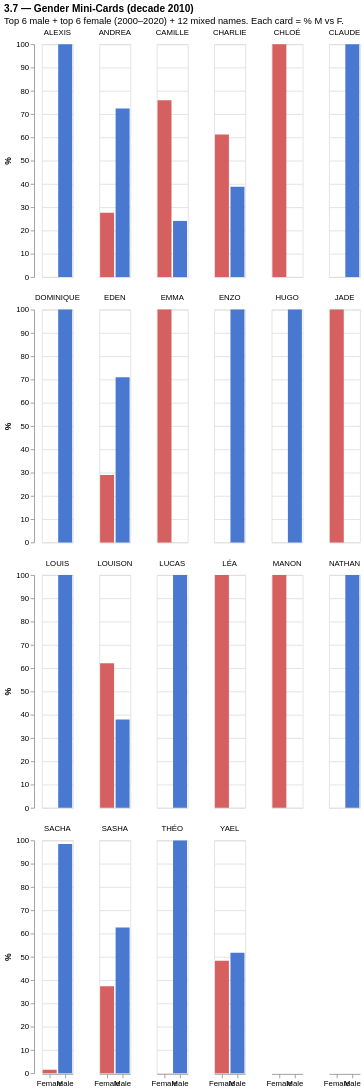

This figure's notebook cell:
### Markdown cell above
## 3.7 — Gender mini-cards (small multiples)

### Code cell
# Sélection diverse : top 6 M + top 6 F des années 2000-2020 + 12 prénoms mixtes connus
top6m = nat[(nat['sexe']==1) & (nat['annais']>=2000)].groupby('preusuel')['nombre'].sum().nlargest(6).index.tolist()
top6f = nat[(nat['sexe']==2) & (nat['annais']>=2000)].groupby('preusuel')['nombre'].sum().nlargest(6).index.tolist()
mixed_known = ['CAMILLE','DOMINIQUE','CLAUDE','ALEXIS','CHARLIE','ANDREA',
               'SACHA','EDEN','LOUISON','CHARLIE','YAEL','SASHA']
mixed_known = [n for n in mixed_known if n not in top6m + top6f][:12]
selected24 = top6m + top6f + mixed_known

cards_data = g_piv2[g_piv2['preusuel'].isin(selected24)].copy()
cards_long = pd.melt(cards_data, id_vars=['preusuel','decade'],
                      value_vars=['male','female'], var_name='sex', value_name='births')
cards_long['sex_label'] = cards_long['sex'].map({'male':'Male','female':'Female'})
totals = cards_long.groupby(['preusuel','decade'])['births'].sum().rename('total').reset_index()
cards_long = cards_long.merge(totals, on=['preusuel','decade'])
cards_long['pct'] = (cards_long['births'] / cards_long['total'] * 100).round(1)
cards_2010 = cards_long[cards_long['decade'] == 2010].copy()
cards_2010 = cards_2010[cards_2010['preusuel'].isin(selected24)]

alt.Chart(cards_2010).mark_bar().encode(
    x=alt.X('sex_label:N', title=None, axis=alt.Axis(labelAngle=0)),
    y=alt.Y('pct:Q', title='%', scale=alt.Scale(domain=[0,100])),
    color=alt.Color('sex_label:N',
        scale=alt.Scale(domain=['Male','Female'], range=['#4878cf','#d65f5f']),
        legend=None),
    tooltip=['preusuel:N', 'sex_label:N',
             alt.Tooltip('births:Q', format=','),
             alt.Tooltip('pct:Q', title='%', format='.1f')]
).facet(
    facet=alt.Facet('preusuel:N', title=None), columns=6
).properties(
    title=alt.Title('3.7 — Gender Mini-Cards (decade 2010)',
                    subtitle='Top 6 male + top 6 female (2000–2020) + 12 mixed names. Each card = % M vs F.')
)

### Figure 1 — Vega-Lite specification as saved in the notebook (floating-point values rounded to 4 significant figures)
{"config": {"view": {"continuousWidth": 300, "continuousHeight": 300}}, "data": {"name": "data-d426f28f6578ed6a863e1077847fe76d"}, "facet": {"field": "preusuel", "title": null, "type": "nominal"}, "spec": {"mark": {"type": "bar"}, "encoding": {"color": {"field": "sex_label", "legend": null, "scale": {"domain": ["Male", "Female"], "range": ["#4878cf", "#d65f5f"]}, "type": "nominal"}, "tooltip": [{"field": "preusuel", "type": "nominal"}, {"field": "sex_label", "type": "nominal"}, {"field": "births", "format": ",", "type": "quantitative"}, {"field": "pct", "format": ".1f", "title": "%", "type": "quantitative"}], "x": {"axis": {"labelAngle": 0}, "field": "sex_label", "title": null, "type": "nominal"}, "y": {"field": "pct", "scale": {"domain": [0, 100]}, "title": "%", "type": "quantitative"}}}, "columns": 6, "title": {"text": "3.7 — Gender Mini-Cards (decade 2010)", "subtitle": "Top 6 male + top 6 female (2000–2020) + 12 mixed names. Each card = % M vs F."}, "$schema": "https://vega.github.io/schema/vega-lite/v6.4.1.json", "datasets": {"data-d426f28f6578ed6a863e1077847fe76d": [{"preusuel": "ALEXIS", "decade": 2010, "sex": "male", "births": 15000.0, "sex_label": "Male", "total": 15000.0, "pct": 100.0}, {"preusuel": "ANDREA", "decade": 2010, "sex": "male", "births": 3014.0, "sex_label": "Male", "total": 4165.0, "pct": 72.4}, {"preusuel": "CAMILLE", "decade": 2010, "sex": "male", "births": 9614.0, "sex_label": "Male", "total": 39970.0, "pct": 24.1}, {"preusuel": "CHARLIE", "decade": 2010, "sex": "male", "births": 5099.0, "sex_label": "Male", "total": 13150.0, "pct": 38.8}, {"preusuel": "CHLOÉ", "decade": 2010, "sex": "male", "births": 0.0, "sex_label": "Male", "total": 34840.0, "pct": 0.0}, {"preusuel": "CLAUDE", "decade": 2010, "sex": "male", "births": 3.0, "sex_label": "Male", "total": 3.0, "pct": 100.0}, {"preusuel": "DOMINIQUE", "decade": 2010, "sex": "male", "births": 70.0, "sex_label": "Male", "total": 70.0, "pct": 100.0}, {"preusuel": "EDEN", "decade": 2010, "sex": "male", "births": 13940.0, "sex_label": "Male", "total": 19630.0, "pct": 71.0}, {"preusuel": "EMMA", "decade": 2010, "sex": "male", "births": 0.0, "sex_label": "Male", "total": 49080.0, "pct": 0.0}, {"preusuel": "ENZO", "decade": 2010, "sex": "male", "births": 36290.0, "sex_label": "Male", "total": 36290.0, "pct": 100.0}, {"preusuel": "HUGO", "decade": 2010, "sex": "male", "births": 43430.0, "sex_label": "Male", "total": 43430.0, "pct": 100.0}, {"preusuel": "JADE", "decade": 2010, "sex": "male", "births": 0.0, "sex_label": "Male", "total": 42820.0, "pct": 0.0}, {"preusuel": "LOUIS", "decade": 2010, "sex": "male", "births": 46840.0, "sex_label": "Male", "total": 46840.0, "pct": 100.0}, {"preusuel": "LOUISON", "decade": 2010, "sex": "male", "births": 1503.0, "sex_label": "Male", "total": 3970.0, "pct": 37.9}, {"preusuel": "LUCAS", "decade": 2010, "sex": "male", "births": 51280.0, "sex_label": "Male", "total": 51280.0, "pct": 100.0}, {"preusuel": "LÉA", "decade": 2010, "sex": "male", "births": 0.0, "sex_label": "Male", "total": 32300.0, "pct": 0.0}, {"preusuel": "MANON", "decade": 2010, "sex": "male", "births": 0.0, "sex_label": "Male", "total": 35470.0, "pct": 0.0}, {"preusuel": "NATHAN", "decade": 2010, "sex": "male", "births": 43730.0, "sex_label": "Male", "total": 43730.0, "pct": 100.0}, {"preusuel": "SACHA", "decade": 2010, "sex": "male", "births": 29320.0, "sex_label": "Male", "total": 29770.0, "pct": 98.5}, {"preusuel": "SASHA", "decade": 2010, "sex": "male", "births": 5807.0, "sex_label": "Male", "total": 9280.0, "pct": 62.6}, {"preusuel": "THÉO", "decade": 2010, "sex": "male", "births": 25960.0, "sex_label": "Male", "total": 25960.0, "pct": 100.0}, {"preusuel": "YAEL", "decade": 2010, "sex": "male", "births": 237.0, "sex_label": "Male", "total": 458.0, "pct": 51.7}, {"preusuel": "ALEXIS", "decade": 2010, "sex": "female", "births": 6.0, "sex_label": "Female", "total": 15000.0, "pct": 0.0}, {"preusuel": "ANDREA", "decade": 2010, "sex": "female", "births": 1151.0, "sex_label": "Female", "total": 4165.0, "pct": 27.6}, {"preusuel": "CAMILLE", "decade": 2010, "sex": "female", "births": 30350.0, "sex_label": "Female", "total": 39970.0, "pct": 75.9}, {"preusuel": "CHARLIE", "decade": 2010, "sex": "female", "births": 8048.0, "sex_label": "Female", "total": 13150.0, "pct": 61.2}, {"preusuel": "CHLOÉ", "decade": 2010, "sex": "female", "births": 34840.0, "sex_label": "Female", "total": 34840.0, "pct": 100.0}, {"preusuel": "CLAUDE", "decade": 2010, "sex": "female", "births": 0.0, "sex_label": "Female", "total": 3.0, "pct": 0.0}, {"preusuel": "DOMINIQUE", "decade": 2010, "sex": "female", "births": 0.0, "sex_label": "Female", "total": 70.0, "pct": 0.0}, {"preusuel": "EDEN", "decade": 2010, "sex": "female", "births": 5692.0, "sex_label": "Female", "total": 19630.0, "pct": 29.0}, {"preusuel": "EMMA", "decade": 2010, "sex": "female", "births": 49080.0, "sex_label": "Female", "total": 49080.0, "pct": 100.0}, {"preusuel": "ENZO", "decade": 2010, "sex": "female", "births": 0.0, "sex_label": "Female", "total": 36290.0, "pct": 0.0}, {"preusuel": "HUGO", "decade": 2010, "sex": "female", "births": 0.0, "sex_label": "Female", "total": 43430.0, "pct": 0.0}, {"preusuel": "JADE", "decade": 2010, "sex": "female", "births": 42820.0, "sex_label": "Female", "total": 42820.0, "pct": 100.0}, {"preusuel": "LOUIS", "decade": 2010, "sex": "female", "births": 0.0, "sex_label": "Female", "total": 46840.0, "pct": 0.0}, {"preusuel": "LOUISON", "decade": 2010, "sex": "female", "births": 2467.0, "sex_label": "Female", "total": 3970.0, "pct": 62.1}, {"preusuel": "LUCAS", "decade": 2010, "sex": "female", "births": 0.0, "sex_label": "Female", "total": 51280.0, "pct": 0.0}, {"preusuel": "LÉA", "decade": 2010, "sex": "female", "births": 32300.0, "sex_label": "Female", "total": 32300.0, "pct": 100.0}, {"preusuel": "MANON", "decade": 2010, "sex": "female", "births": 35470.0, "sex_label": "Female", "total": 35470.0, "pct": 100.0}, {"preusuel": "NATHAN", "decade": 2010, "sex": "female", "births": 0.0, "sex_label": "Female", "total": 43730.0, "pct": 0.0}, {"preusuel": "SACHA", "decade": 2010, "sex": "female", "births": 448.0, "sex_label": "Female", "total": 29770.0, "pct": 1.5}, {"preusuel": "SASHA", "decade": 2010, "sex": "female", "births": 3473.0, "sex_label": "Female", "total": 9280.0, "pct": 37.4}, {"preusuel": "THÉO", "decade": 2010, "sex": "female", "births": 0.0, "sex_label": "Female", "total": 25960.0, "pct": 0.0}, {"preusuel": "YAEL", "decade": 2010, "sex": "female", "births": 221.0, "sex_label": "Female", "total": 458.0, "pct": 48.3}]}}
